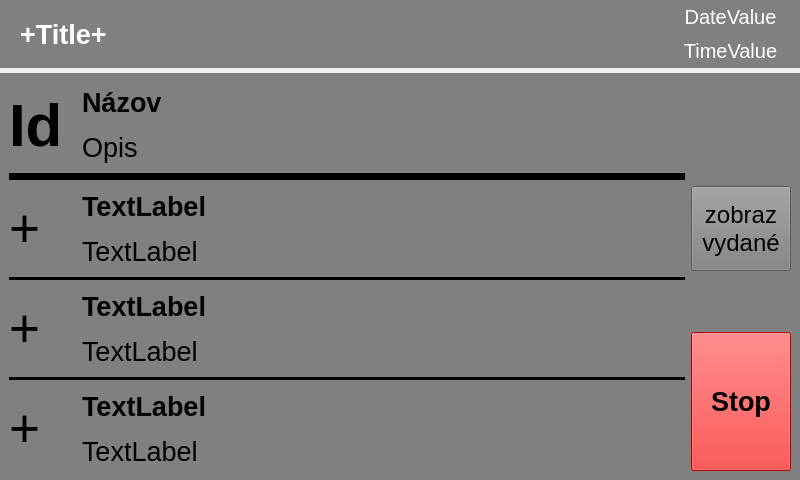
<?xml version="1.0" encoding="UTF-8"?>
<ui version="4.0">
 <class>InfScanCard</class>
 <widget class="QWidget" name="InfScanCard">
  <property name="geometry">
   <rect>
    <x>0</x>
    <y>0</y>
    <width>800</width>
    <height>480</height>
   </rect>
  </property>
  <property name="windowTitle">
   <string>Form</string>
  </property>
  <layout class="QVBoxLayout" name="verticalLayout_2" stretch="1,6">
   <property name="spacing">
    <number>5</number>
   </property>
   <property name="leftMargin">
    <number>0</number>
   </property>
   <property name="topMargin">
    <number>0</number>
   </property>
   <property name="rightMargin">
    <number>0</number>
   </property>
   <property name="bottomMargin">
    <number>0</number>
   </property>
   <item>
    <widget class="QWidget" name="titleLayout_this" native="true">
     <property name="sizePolicy">
      <sizepolicy hsizetype="Ignored" vsizetype="Ignored">
       <horstretch>0</horstretch>
       <verstretch>0</verstretch>
      </sizepolicy>
     </property>
     <property name="styleSheet">
      <string notr="true">background:Gray</string>
     </property>
     <property name="class" stdset="0">
      <string>lightPanelStyle</string>
     </property>
     <layout class="QHBoxLayout" name="titleLayout" stretch="6,1">
      <property name="spacing">
       <number>0</number>
      </property>
      <property name="leftMargin">
       <number>20</number>
      </property>
      <property name="topMargin">
       <number>0</number>
      </property>
      <property name="rightMargin">
       <number>15</number>
      </property>
      <property name="bottomMargin">
       <number>0</number>
      </property>
      <item>
       <widget class="QLabel" name="TitleValue">
        <property name="sizePolicy">
         <sizepolicy hsizetype="Ignored" vsizetype="Ignored">
          <horstretch>0</horstretch>
          <verstretch>0</verstretch>
         </sizepolicy>
        </property>
        <property name="font">
         <font>
          <pointsize>20</pointsize>
          <weight>75</weight>
          <bold>true</bold>
         </font>
        </property>
        <property name="styleSheet">
         <string notr="true">color:white</string>
        </property>
        <property name="text">
         <string>+Title+</string>
        </property>
        <property name="class" stdset="0">
         <string>clientTextTitleStyle</string>
        </property>
       </widget>
      </item>
      <item>
       <widget class="QWidget" name="verticalWidget" native="true">
        <property name="sizePolicy">
         <sizepolicy hsizetype="Ignored" vsizetype="Ignored">
          <horstretch>0</horstretch>
          <verstretch>0</verstretch>
         </sizepolicy>
        </property>
        <layout class="QVBoxLayout" name="verticalLayout_3">
         <property name="spacing">
          <number>0</number>
         </property>
         <property name="leftMargin">
          <number>0</number>
         </property>
         <property name="topMargin">
          <number>0</number>
         </property>
         <property name="rightMargin">
          <number>0</number>
         </property>
         <property name="bottomMargin">
          <number>0</number>
         </property>
         <item>
          <widget class="QLabel" name="DateValue">
           <property name="sizePolicy">
            <sizepolicy hsizetype="Ignored" vsizetype="Ignored">
             <horstretch>0</horstretch>
             <verstretch>0</verstretch>
            </sizepolicy>
           </property>
           <property name="font">
            <font>
             <pointsize>15</pointsize>
            </font>
           </property>
           <property name="styleSheet">
            <string notr="true">color:white</string>
           </property>
           <property name="text">
            <string>DateValue</string>
           </property>
           <property name="alignment">
            <set>Qt::AlignCenter</set>
           </property>
           <property name="class" stdset="0">
            <string>dateStyle</string>
           </property>
          </widget>
         </item>
         <item>
          <widget class="QLabel" name="TimeValue">
           <property name="sizePolicy">
            <sizepolicy hsizetype="Ignored" vsizetype="Ignored">
             <horstretch>0</horstretch>
             <verstretch>0</verstretch>
            </sizepolicy>
           </property>
           <property name="font">
            <font>
             <pointsize>15</pointsize>
            </font>
           </property>
           <property name="styleSheet">
            <string notr="true">color:white</string>
           </property>
           <property name="text">
            <string>TimeValue</string>
           </property>
           <property name="alignment">
            <set>Qt::AlignCenter</set>
           </property>
           <property name="class" stdset="0">
            <string>timeStyle</string>
           </property>
          </widget>
         </item>
        </layout>
       </widget>
      </item>
     </layout>
    </widget>
   </item>
   <item>
    <widget class="QWidget" name="ContentLayout" native="true">
     <property name="sizePolicy">
      <sizepolicy hsizetype="Ignored" vsizetype="Ignored">
       <horstretch>0</horstretch>
       <verstretch>0</verstretch>
      </sizepolicy>
     </property>
     <property name="styleSheet">
      <string notr="true">background:Gray</string>
     </property>
     <property name="class" stdset="0">
      <string>darkPanelStyle</string>
     </property>
     <layout class="QGridLayout" name="gridLayout" rowstretch="1,1,0,1,1,0,1,1,0,1,1" columnstretch="2,18,3">
      <item row="2" column="0" colspan="2">
       <widget class="QWidget" name="widget" native="true">
        <property name="minimumSize">
         <size>
          <width>7</width>
          <height>7</height>
         </size>
        </property>
        <property name="styleSheet">
         <string notr="true">background:black</string>
        </property>
       </widget>
      </item>
      <item row="5" column="0" colspan="2">
       <widget class="QWidget" name="widget_4" native="true">
        <property name="minimumSize">
         <size>
          <width>3</width>
          <height>3</height>
         </size>
        </property>
        <property name="styleSheet">
         <string notr="true">background:black</string>
        </property>
       </widget>
      </item>
      <item row="8" column="0" colspan="2">
       <widget class="QWidget" name="widget_3" native="true">
        <property name="minimumSize">
         <size>
          <width>3</width>
          <height>3</height>
         </size>
        </property>
        <property name="styleSheet">
         <string notr="true">background:black</string>
        </property>
       </widget>
      </item>
      <item row="6" column="0" rowspan="2">
       <widget class="QLabel" name="Id1">
        <property name="font">
         <font>
          <pointsize>40</pointsize>
         </font>
        </property>
        <property name="text">
         <string>+</string>
        </property>
       </widget>
      </item>
      <item row="7" column="1">
       <widget class="QLabel" name="Desc1">
        <property name="font">
         <font>
          <pointsize>20</pointsize>
         </font>
        </property>
        <property name="text">
         <string>TextLabel</string>
        </property>
       </widget>
      </item>
      <item row="6" column="1">
       <widget class="QLabel" name="Name1">
        <property name="font">
         <font>
          <pointsize>20</pointsize>
          <weight>75</weight>
          <bold>true</bold>
         </font>
        </property>
        <property name="text">
         <string>TextLabel</string>
        </property>
       </widget>
      </item>
      <item row="3" column="1">
       <widget class="QLabel" name="Name0">
        <property name="font">
         <font>
          <pointsize>20</pointsize>
          <weight>75</weight>
          <bold>true</bold>
         </font>
        </property>
        <property name="text">
         <string>TextLabel</string>
        </property>
       </widget>
      </item>
      <item row="3" column="0" rowspan="2">
       <widget class="QLabel" name="Id0">
        <property name="font">
         <font>
          <pointsize>40</pointsize>
         </font>
        </property>
        <property name="text">
         <string>+</string>
        </property>
       </widget>
      </item>
      <item row="4" column="1">
       <widget class="QLabel" name="Desc0">
        <property name="font">
         <font>
          <pointsize>20</pointsize>
         </font>
        </property>
        <property name="text">
         <string>TextLabel</string>
        </property>
       </widget>
      </item>
      <item row="0" column="0" rowspan="2">
       <widget class="QLabel" name="TitleId">
        <property name="sizePolicy">
         <sizepolicy hsizetype="Ignored" vsizetype="Ignored">
          <horstretch>0</horstretch>
          <verstretch>0</verstretch>
         </sizepolicy>
        </property>
        <property name="font">
         <font>
          <pointsize>45</pointsize>
          <weight>75</weight>
          <bold>true</bold>
         </font>
        </property>
        <property name="text">
         <string>Id</string>
        </property>
       </widget>
      </item>
      <item row="9" column="0" rowspan="2">
       <widget class="QLabel" name="Id2">
        <property name="font">
         <font>
          <pointsize>40</pointsize>
         </font>
        </property>
        <property name="text">
         <string>+</string>
        </property>
       </widget>
      </item>
      <item row="0" column="1">
       <widget class="QLabel" name="TitleName">
        <property name="font">
         <font>
          <pointsize>20</pointsize>
          <weight>75</weight>
          <bold>true</bold>
         </font>
        </property>
        <property name="text">
         <string>Názov</string>
        </property>
       </widget>
      </item>
      <item row="1" column="1">
       <widget class="QLabel" name="TitleDesc">
        <property name="font">
         <font>
          <pointsize>20</pointsize>
         </font>
        </property>
        <property name="text">
         <string>Opis</string>
        </property>
       </widget>
      </item>
      <item row="9" column="1">
       <widget class="QLabel" name="Name2">
        <property name="font">
         <font>
          <pointsize>20</pointsize>
          <weight>75</weight>
          <bold>true</bold>
         </font>
        </property>
        <property name="text">
         <string>TextLabel</string>
        </property>
       </widget>
      </item>
      <item row="10" column="1">
       <widget class="QLabel" name="Desc2">
        <property name="font">
         <font>
          <pointsize>20</pointsize>
         </font>
        </property>
        <property name="text">
         <string>TextLabel</string>
        </property>
       </widget>
      </item>
      <item row="7" column="2" rowspan="4">
       <widget class="QPushButton" name="StopBtn">
        <property name="sizePolicy">
         <sizepolicy hsizetype="Ignored" vsizetype="Ignored">
          <horstretch>0</horstretch>
          <verstretch>0</verstretch>
         </sizepolicy>
        </property>
        <property name="font">
         <font>
          <pointsize>20</pointsize>
          <weight>75</weight>
          <bold>true</bold>
         </font>
        </property>
        <property name="styleSheet">
         <string notr="true">background:red</string>
        </property>
        <property name="text">
         <string>Stop</string>
        </property>
       </widget>
      </item>
      <item row="3" column="2" rowspan="2">
       <widget class="QPushButton" name="ShowServedBtn">
        <property name="sizePolicy">
         <sizepolicy hsizetype="Ignored" vsizetype="Ignored">
          <horstretch>0</horstretch>
          <verstretch>0</verstretch>
         </sizepolicy>
        </property>
        <property name="font">
         <font>
          <pointsize>18</pointsize>
         </font>
        </property>
        <property name="text">
         <string>zobraz
vydané</string>
        </property>
       </widget>
      </item>
     </layout>
    </widget>
   </item>
  </layout>
 </widget>
 <resources/>
 <connections/>
</ui>
